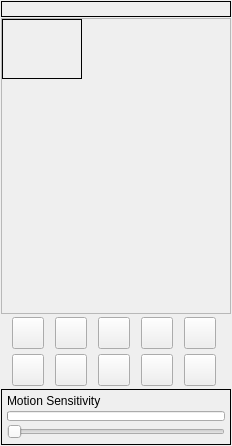
<?xml version="1.0" encoding="UTF-8"?>
<ui version="4.0">
 <class>VidWidgetClass</class>
 <widget class="QWidget" name="VidWidgetClass">
  <property name="geometry">
   <rect>
    <x>0</x>
    <y>0</y>
    <width>232</width>
    <height>446</height>
   </rect>
  </property>
  <property name="sizePolicy">
   <sizepolicy hsizetype="Expanding" vsizetype="Expanding">
    <horstretch>0</horstretch>
    <verstretch>0</verstretch>
   </sizepolicy>
  </property>
  <property name="minimumSize">
   <size>
    <width>0</width>
    <height>0</height>
   </size>
  </property>
  <property name="windowTitle">
   <string>Form</string>
  </property>
  <layout class="QVBoxLayout" name="verticalLayout">
   <property name="spacing">
    <number>1</number>
   </property>
   <property name="leftMargin">
    <number>1</number>
   </property>
   <property name="topMargin">
    <number>1</number>
   </property>
   <property name="rightMargin">
    <number>1</number>
   </property>
   <property name="bottomMargin">
    <number>1</number>
   </property>
   <item>
    <widget class="QLabel" name="m_UserMsgLabel">
     <property name="sizePolicy">
      <sizepolicy hsizetype="Expanding" vsizetype="Minimum">
       <horstretch>0</horstretch>
       <verstretch>0</verstretch>
      </sizepolicy>
     </property>
     <property name="minimumSize">
      <size>
       <width>0</width>
       <height>13</height>
      </size>
     </property>
     <property name="maximumSize">
      <size>
       <width>16777215</width>
       <height>16777215</height>
      </size>
     </property>
     <property name="frameShape">
      <enum>QFrame::Shape::Box</enum>
     </property>
     <property name="text">
      <string/>
     </property>
    </widget>
   </item>
   <item>
    <widget class="VxAspectFrame" name="m_VideoFrame">
     <property name="sizePolicy">
      <sizepolicy hsizetype="Expanding" vsizetype="Expanding">
       <horstretch>0</horstretch>
       <verstretch>0</verstretch>
      </sizepolicy>
     </property>
     <property name="frameShape">
      <enum>QFrame::Shape::StyledPanel</enum>
     </property>
     <property name="frameShadow">
      <enum>QFrame::Shadow::Raised</enum>
     </property>
     <widget class="VxLabel" name="m_VideoScreen">
      <property name="geometry">
       <rect>
        <x>1</x>
        <y>1</y>
        <width>80</width>
        <height>60</height>
       </rect>
      </property>
      <property name="sizePolicy">
       <sizepolicy hsizetype="Ignored" vsizetype="Ignored">
        <horstretch>0</horstretch>
        <verstretch>0</verstretch>
       </sizepolicy>
      </property>
      <property name="minimumSize">
       <size>
        <width>80</width>
        <height>60</height>
       </size>
      </property>
      <property name="frameShape">
       <enum>QFrame::Shape::Box</enum>
      </property>
      <property name="text">
       <string/>
      </property>
      <property name="alignment">
       <set>Qt::AlignmentFlag::AlignCenter</set>
      </property>
     </widget>
    </widget>
   </item>
   <item>
    <widget class="QFrame" name="m_VidCtrlFrame">
     <property name="sizePolicy">
      <sizepolicy hsizetype="Preferred" vsizetype="Minimum">
       <horstretch>0</horstretch>
       <verstretch>0</verstretch>
      </sizepolicy>
     </property>
     <property name="minimumSize">
      <size>
       <width>0</width>
       <height>36</height>
      </size>
     </property>
     <property name="maximumSize">
      <size>
       <width>16777215</width>
       <height>16777215</height>
      </size>
     </property>
     <property name="frameShape">
      <enum>QFrame::Shape::NoFrame</enum>
     </property>
     <layout class="QHBoxLayout" name="horizontalLayout">
      <property name="spacing">
       <number>0</number>
      </property>
      <property name="leftMargin">
       <number>0</number>
      </property>
      <property name="topMargin">
       <number>0</number>
      </property>
      <property name="rightMargin">
       <number>0</number>
      </property>
      <property name="bottomMargin">
       <number>0</number>
      </property>
      <item>
       <widget class="VxPushButton" name="m_CamSourceButton">
        <property name="sizePolicy">
         <sizepolicy hsizetype="Fixed" vsizetype="Fixed">
          <horstretch>0</horstretch>
          <verstretch>0</verstretch>
         </sizepolicy>
        </property>
        <property name="minimumSize">
         <size>
          <width>32</width>
          <height>32</height>
         </size>
        </property>
        <property name="maximumSize">
         <size>
          <width>32</width>
          <height>32</height>
         </size>
        </property>
        <property name="text">
         <string notr="true"/>
        </property>
        <property name="iconSize">
         <size>
          <width>32</width>
          <height>32</height>
         </size>
        </property>
       </widget>
      </item>
      <item>
       <widget class="VxPushButton" name="m_CamPreviewButton">
        <property name="sizePolicy">
         <sizepolicy hsizetype="Fixed" vsizetype="Fixed">
          <horstretch>0</horstretch>
          <verstretch>0</verstretch>
         </sizepolicy>
        </property>
        <property name="minimumSize">
         <size>
          <width>32</width>
          <height>32</height>
         </size>
        </property>
        <property name="maximumSize">
         <size>
          <width>32</width>
          <height>32</height>
         </size>
        </property>
        <property name="text">
         <string notr="true"/>
        </property>
        <property name="iconSize">
         <size>
          <width>32</width>
          <height>32</height>
         </size>
        </property>
       </widget>
      </item>
      <item>
       <widget class="VxPushButton" name="m_CamRotateButton">
        <property name="sizePolicy">
         <sizepolicy hsizetype="Fixed" vsizetype="Fixed">
          <horstretch>0</horstretch>
          <verstretch>0</verstretch>
         </sizepolicy>
        </property>
        <property name="minimumSize">
         <size>
          <width>32</width>
          <height>32</height>
         </size>
        </property>
        <property name="maximumSize">
         <size>
          <width>32</width>
          <height>32</height>
         </size>
        </property>
        <property name="text">
         <string notr="true"/>
        </property>
        <property name="iconSize">
         <size>
          <width>32</width>
          <height>32</height>
         </size>
        </property>
       </widget>
      </item>
      <item>
       <widget class="VxPushButton" name="m_ImageRotateButton">
        <property name="sizePolicy">
         <sizepolicy hsizetype="Fixed" vsizetype="Fixed">
          <horstretch>0</horstretch>
          <verstretch>0</verstretch>
         </sizepolicy>
        </property>
        <property name="minimumSize">
         <size>
          <width>32</width>
          <height>32</height>
         </size>
        </property>
        <property name="maximumSize">
         <size>
          <width>32</width>
          <height>32</height>
         </size>
        </property>
        <property name="text">
         <string notr="true"/>
        </property>
        <property name="iconSize">
         <size>
          <width>32</width>
          <height>32</height>
         </size>
        </property>
       </widget>
      </item>
      <item>
       <widget class="VxPushButton" name="m_CamEnableButton">
        <property name="sizePolicy">
         <sizepolicy hsizetype="Fixed" vsizetype="Fixed">
          <horstretch>0</horstretch>
          <verstretch>0</verstretch>
         </sizepolicy>
        </property>
        <property name="minimumSize">
         <size>
          <width>32</width>
          <height>32</height>
         </size>
        </property>
        <property name="maximumSize">
         <size>
          <width>32</width>
          <height>32</height>
         </size>
        </property>
        <property name="text">
         <string/>
        </property>
       </widget>
      </item>
     </layout>
    </widget>
   </item>
   <item>
    <widget class="QFrame" name="m_RecordCtrlFrame">
     <property name="sizePolicy">
      <sizepolicy hsizetype="Preferred" vsizetype="Minimum">
       <horstretch>0</horstretch>
       <verstretch>0</verstretch>
      </sizepolicy>
     </property>
     <property name="minimumSize">
      <size>
       <width>0</width>
       <height>36</height>
      </size>
     </property>
     <property name="maximumSize">
      <size>
       <width>16777215</width>
       <height>16777215</height>
      </size>
     </property>
     <property name="frameShape">
      <enum>QFrame::Shape::NoFrame</enum>
     </property>
     <layout class="QHBoxLayout" name="horizontalLayout_2">
      <property name="spacing">
       <number>0</number>
      </property>
      <property name="leftMargin">
       <number>0</number>
      </property>
      <property name="topMargin">
       <number>0</number>
      </property>
      <property name="rightMargin">
       <number>0</number>
      </property>
      <property name="bottomMargin">
       <number>0</number>
      </property>
      <item>
       <widget class="VxPushButton" name="m_PictureSnapshotButton">
        <property name="sizePolicy">
         <sizepolicy hsizetype="Fixed" vsizetype="Fixed">
          <horstretch>0</horstretch>
          <verstretch>0</verstretch>
         </sizepolicy>
        </property>
        <property name="minimumSize">
         <size>
          <width>32</width>
          <height>32</height>
         </size>
        </property>
        <property name="maximumSize">
         <size>
          <width>32</width>
          <height>32</height>
         </size>
        </property>
        <property name="text">
         <string notr="true"/>
        </property>
        <property name="iconSize">
         <size>
          <width>32</width>
          <height>32</height>
         </size>
        </property>
       </widget>
      </item>
      <item>
       <widget class="VxPushButton" name="m_NormalRecordButton">
        <property name="sizePolicy">
         <sizepolicy hsizetype="Fixed" vsizetype="Fixed">
          <horstretch>0</horstretch>
          <verstretch>0</verstretch>
         </sizepolicy>
        </property>
        <property name="minimumSize">
         <size>
          <width>32</width>
          <height>32</height>
         </size>
        </property>
        <property name="maximumSize">
         <size>
          <width>32</width>
          <height>32</height>
         </size>
        </property>
        <property name="text">
         <string notr="true"/>
        </property>
        <property name="iconSize">
         <size>
          <width>32</width>
          <height>32</height>
         </size>
        </property>
       </widget>
      </item>
      <item>
       <widget class="VxPushButton" name="m_MotionRecordButton">
        <property name="sizePolicy">
         <sizepolicy hsizetype="Fixed" vsizetype="Fixed">
          <horstretch>0</horstretch>
          <verstretch>0</verstretch>
         </sizepolicy>
        </property>
        <property name="minimumSize">
         <size>
          <width>32</width>
          <height>32</height>
         </size>
        </property>
        <property name="maximumSize">
         <size>
          <width>32</width>
          <height>32</height>
         </size>
        </property>
        <property name="text">
         <string notr="true"/>
        </property>
        <property name="iconSize">
         <size>
          <width>32</width>
          <height>32</height>
         </size>
        </property>
       </widget>
      </item>
      <item>
       <widget class="VxPushButton" name="m_MotionAlarmButton">
        <property name="sizePolicy">
         <sizepolicy hsizetype="Fixed" vsizetype="Fixed">
          <horstretch>0</horstretch>
          <verstretch>0</verstretch>
         </sizepolicy>
        </property>
        <property name="minimumSize">
         <size>
          <width>32</width>
          <height>32</height>
         </size>
        </property>
        <property name="maximumSize">
         <size>
          <width>32</width>
          <height>32</height>
         </size>
        </property>
        <property name="text">
         <string notr="true"/>
        </property>
        <property name="iconSize">
         <size>
          <width>32</width>
          <height>32</height>
         </size>
        </property>
       </widget>
      </item>
      <item>
       <widget class="VxPushButton" name="m_VidFilesButton">
        <property name="sizePolicy">
         <sizepolicy hsizetype="Fixed" vsizetype="Fixed">
          <horstretch>0</horstretch>
          <verstretch>0</verstretch>
         </sizepolicy>
        </property>
        <property name="minimumSize">
         <size>
          <width>32</width>
          <height>32</height>
         </size>
        </property>
        <property name="maximumSize">
         <size>
          <width>32</width>
          <height>32</height>
         </size>
        </property>
        <property name="text">
         <string notr="true"/>
        </property>
        <property name="iconSize">
         <size>
          <width>32</width>
          <height>32</height>
         </size>
        </property>
       </widget>
      </item>
     </layout>
    </widget>
   </item>
   <item>
    <widget class="QFrame" name="m_RecordSensitivityFrame">
     <property name="sizePolicy">
      <sizepolicy hsizetype="Preferred" vsizetype="Minimum">
       <horstretch>0</horstretch>
       <verstretch>0</verstretch>
      </sizepolicy>
     </property>
     <property name="minimumSize">
      <size>
       <width>0</width>
       <height>56</height>
      </size>
     </property>
     <property name="maximumSize">
      <size>
       <width>16777215</width>
       <height>16777215</height>
      </size>
     </property>
     <property name="frameShape">
      <enum>QFrame::Shape::Box</enum>
     </property>
     <layout class="QVBoxLayout" name="verticalLayout_2">
      <property name="spacing">
       <number>1</number>
      </property>
      <property name="leftMargin">
       <number>5</number>
      </property>
      <property name="topMargin">
       <number>2</number>
      </property>
      <property name="rightMargin">
       <number>5</number>
      </property>
      <property name="bottomMargin">
       <number>2</number>
      </property>
      <item>
       <widget class="QLabel" name="m_MotionSesitivityLabel">
        <property name="sizePolicy">
         <sizepolicy hsizetype="Preferred" vsizetype="Minimum">
          <horstretch>0</horstretch>
          <verstretch>0</verstretch>
         </sizepolicy>
        </property>
        <property name="minimumSize">
         <size>
          <width>0</width>
          <height>18</height>
         </size>
        </property>
        <property name="maximumSize">
         <size>
          <width>16777215</width>
          <height>16777215</height>
         </size>
        </property>
        <property name="text">
         <string>Motion Sensitivity</string>
        </property>
       </widget>
      </item>
      <item>
       <widget class="QProgressBar" name="m_MotionBar">
        <property name="sizePolicy">
         <sizepolicy hsizetype="Expanding" vsizetype="Minimum">
          <horstretch>0</horstretch>
          <verstretch>0</verstretch>
         </sizepolicy>
        </property>
        <property name="minimumSize">
         <size>
          <width>0</width>
          <height>10</height>
         </size>
        </property>
        <property name="maximumSize">
         <size>
          <width>16777215</width>
          <height>10</height>
         </size>
        </property>
        <property name="value">
         <number>0</number>
        </property>
        <property name="textVisible">
         <bool>false</bool>
        </property>
       </widget>
      </item>
      <item>
       <widget class="QSlider" name="m_MotionSensitivitySlider">
        <property name="sizePolicy">
         <sizepolicy hsizetype="Expanding" vsizetype="Minimum">
          <horstretch>0</horstretch>
          <verstretch>0</verstretch>
         </sizepolicy>
        </property>
        <property name="minimumSize">
         <size>
          <width>0</width>
          <height>20</height>
         </size>
        </property>
        <property name="orientation">
         <enum>Qt::Orientation::Horizontal</enum>
        </property>
       </widget>
      </item>
     </layout>
    </widget>
   </item>
  </layout>
 </widget>
 <customwidgets>
  <customwidget>
   <class>VxPushButton</class>
   <extends>QPushButton</extends>
   <header>VxPushButton.h</header>
  </customwidget>
  <customwidget>
   <class>VxLabel</class>
   <extends>QLabel</extends>
   <header>VxLabel.h</header>
  </customwidget>
  <customwidget>
   <class>VxAspectFrame</class>
   <extends>QFrame</extends>
   <header>VxAspectFrame.h</header>
   <container>1</container>
  </customwidget>
 </customwidgets>
 <resources/>
 <connections/>
</ui>
